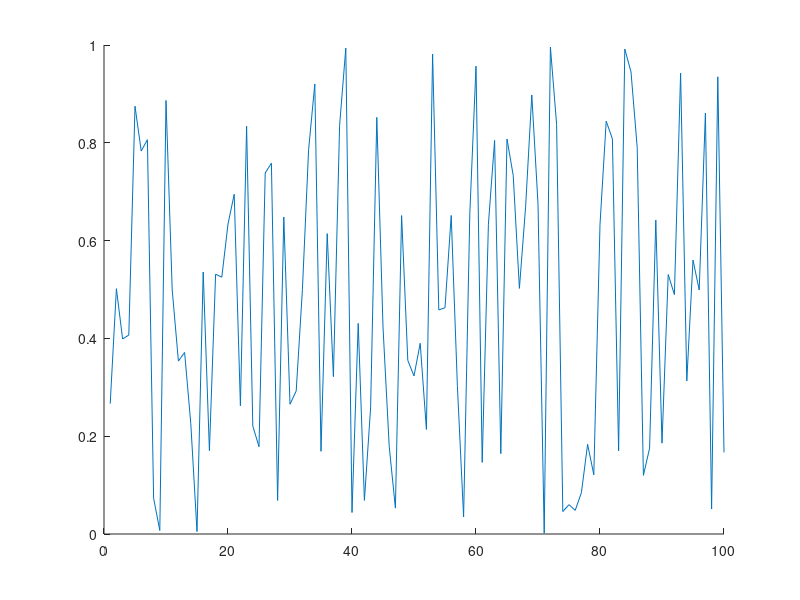

Here is the MATLAB script that generated this plot: (Note: this script raises an error after producing the figure.)
clc
close all
clear

if isfolder('pics') == 0
    mkdir('pics')
end

x = 1:100;
y = rand(100,1);
idxmin = find(y == max(y));
idxmax = find(y == min(y));
txt = ['\leftarrow y = ',int2str(max(y))];
hold on
plot(x,y)
plot(x,y,'o','MarkerIndices',[idxmin idxmax],'MarkerFaceColor','red','MarkerSize',5)
t = text(idxmax,y(idxmax),txt);
t.Color = [153/255 153/255 255/255];
hold off
legend('random plot [0:1]');
print -dpng ./pics/test.png
close
%% testing plot function
clc

x = [0:0.01:2*pi];
y = sin(x);
yCmp = cos(x);
string = 'My test plot';
p_title = 'test_print';
t="";

% test = myplot(x,y,string,p_title);
test2 = superplot(x,y,'plotName',"My super plot",'figureName',"super_plot");
test3 = superplot(x,y,'cmpYLegend',"cos(x)",'figureName',"cosxVsSinx",'cmpY',yCmp,'yLegend',"sin(x)",'yName',"Amplitude",'xName',"Samples NOT normalized to 2\pi", ...
    'plotName',"Plotting cos(x) against sin(x)");
close(test2);
close(test3);
test4 = superplot(x,y);

testV = ones(1,1);
testV(2) = 5;

%% testing MER loop
% clear
clc
close all
clear

idx = 1;
for i = 0:200
    if ( rem((i-1)/4,1)==0 )
        validLen(idx) = i;
        idx = idx+1;
    end
end

% Constants are double-precision by default; N=85 found nothing
vec = [85 105];

% for im
    
% for i = vec(1):0.01:vec(1)
%     fprintf("i is %d coefficients\n",i);
% end
    
% for i = 0:2:10
%     fprintf("i SHOULD be EVEN and is %d\n",i);
% end

%coefficients have to be even and divisible by span w/no remainder LOOK
%INTO THIS
%beta MUST be greater than 0
[MER_out, betaTX_out, betaRCV_out, coeff_out] = MER_opt('Nsps',4,'numCoeffs',vec,'betaTX',[0.1 0.0001 0.2],'betaRCV',[0.1 0.0001 0.2],'MER',50);
% [MER_out, betaTX_out, betaRCV_out, coeff_out] = MER_opt('Nsps',4,'numCoeffs',[25 77],'betaTX',[.01 0.01 .16],'betaRCV',[0.12 0.01 0.34],'MER',40);

% last = find(~MER_out,1);
fileID = fopen('GSM_parameters.txt','w');
cBeta = char(hex2dec('03b2'));
fprintf(fileID,'%10s %10s %10s %10s\r\n','MER', 'betaTX', 'betaRCV', 'length');
% A = [MER_out(1:last-1); betaTX_out(1:last-1); betaRCV_out(1:last-1); coeff_out(1:last-1)];
A = [MER_out; betaTX_out; betaRCV_out; coeff_out];
fprintf(fileID,'%10.6f %10.6f %10.6f %8.0f\r\n',A);
fclose(fileID);

% c_idx = find(coeff_out==121);
% max_121 = max(MER_out(c_idx(1):c_idx(end)));
% desired_121 = find(MER_out>=54.0679);

DONE = ones(10,1);
finish = sum(DONE(1:5));

%% MER calc
% clc
% clear all
% close all
% den = [-0.001473028462308   0.005666223150735  -0.019416661964618  -0.041188246018261   0.083990599017613  -0.169565530125065   0.900837427479342 ...
%     0.311842632473442  -0.140969388867244   0.099871376920441  -0.088049305611010   0.023834632003521  -0.009447343197004   0.002953619390284]
% 
% pk = 0.99924965776672958;
% 
% 10*log10(pk^2/sum(den.^2));

%% Measuring OOB requirements
clear 
close all
clc
cBeta = char(hex2dec('03b2'));

format long
% window designer from 0 to pi
% load('KaisWin.mat');
% load('windowKais101.mat');

% fileID = fopen('GSM_parameters_89-121_B1-0.001-2.txt'); %89-121.txt
% fileID = fopen('GSM_parameters_73-81.txt'); %73-81.txt
fileID = fopen('GSM_parameters_85-105_B1-0.0001-2.txt'); %85-105_B1-0.0001-2.txt
formatSpec = '%s';
N = 4;
C_text = textscan(fileID,formatSpec,N);
C_data0 = textscan(fileID,'%f %f %f %f');
fclose(fileID);


fileID = fopen('MOAP.txt','A');
cBeta = char(hex2dec('03b2'));
% ********************** Comment this out after first run ***********
% fprintf(fileID,'%10s %10s %10s %10s %10s %10s %10s %10s %10s %10s \r\n','MER', 'betaTX', 'betaRCV', 'length', 'idx TX & RCV', 'OB1', 'OB2', 'OB3','b Kaiser','weight');

vTX_B=C_data0{1,2}.'; vRCV_B=C_data0{1,3}.'; vLen=C_data0{1,4}.';
% idx_89=find(vLen==89); idx_93=find(vLen==93); idx_97=find(vLen==97); idx_101=find(vLen==101); idx_109=find(vLen==109);  %89-121.txt
% idx_73=find(vLen==73); idx_81=find(vLen==93); idx_97=find(vLen==97); idx_101=find(vLen==101); idx_109=find(vLen==109);  %73-81.txt
idx_85=find(vLen==85); idx_89=find(vLen==89); idx_93=find(vLen==93); idx_97=find(vLen==97); idx_101=find(vLen==101); idx_105=find(vLen==105); idx_109=find(vLen==109);  %85-105_B1-0.0001-2.txt

% #TX&RCV length; RCV rolloff here
% beta = 0.146600;  %trial 1
% N = 65;
% beta = 0.116400;    %trial 2
% N = 73;
% beta = 0.144400;   %trial 3
% N = 121;
% beta_Rcv = 0.188000;     %trial 18 i stop counting bruh
% N = 101;
% beta_Rcv = vRCV_B;     %trial 18 i stop counting bruh
% N = 93;


% digital angular frequency, w (rads/sample)
% w = [0:0.001:1000]/1000*pi; %0-0.5
w = [0:0.001:2000]/1000*pi; %one whole cycle

N = 101;
Nsps = 4;
span = (N-1)/4;
for bk = 1.5:0.01:2
% for bk = 0.3:0.1:0.3
% for bk = 0:0.01:2
% for bk = 1:1
% for bk = 2:0.1:2
    for idx_TXnRCV = idx_101(1):(idx_101(end))
%     for idx_TXnRCV = idx_93(4):(idx_93(5))
%     for idx_TXnRCV = idx_97(1):(idx_97(1))
%     for idx_TXnRCV = 505:513
        b_nom = vTX_B(idx_TXnRCV);
        beta_Rcv = vRCV_B(idx_TXnRCV);
        GSM = rcosdesign(beta_Rcv,span,Nsps);
        wn = kaiser(length(GSM), bk);
%         wn = WinKaiser;
%         h_TX = GSM.*wn.';
        h_TX = rcosdesign(b_nom,span,Nsps).*wn.';
        h_GSM = GSM;

        % SRRC is a square root nyquist filter; firpm also
        % creates a sqrt nyquist filter
        M=N-1; Nsps=4; span=M/Nsps;
        fc=1/2/Nsps; fp=(1-b_nom)*fc; fs=(1+b_nom)*fc;
        fb = [0 fp fc fc fs .5]*2;
        a = [1 1 1/sqrt(2) 1/sqrt(2) 0 0];
        % wght vector needs to 2.4535 for passband
        wght = [2.4535 1 20];   %10 for N=97; 20 for N=91-89; 40 for N>90
        h_pps = firpm(M,fb,a,wght);

        % window
        h_pps = h_pps.*wn.';
    %     h_pps = h_pps;

        % estimate order of SR Nyquist filter | ford=fb(2:end-1);aord=[1 1/sqrt(2) 0];sb=10^(-58/20);dev=[sb 0.02 sb];M_est=firpmord(ford,aord,dev);
        H_srrc = freqz(h_TX,1,w); H_pps = freqz(h_pps,1,w);

        % mag_H = 20*log10(abs(H));
        sam_r8 = 6.25;
        mag_H = 20*log10(abs(H_pps));
        bb_bnd=(1+.12)/2/Nsps; OB1_bnd=bb_bnd+(.22/sam_r8); OB2_bnd=OB1_bnd+(1.53/sam_r8); OB3_bnd=OB2_bnd+(1.75/sam_r8);
        baseband_ind = find( w/2/pi <= bb_bnd);
        OB1_ind = find(w/2/pi>bb_bnd & w/2/pi<=OB1_bnd);
        OB2_ind = find(w/2/pi > OB1_bnd & w/2/pi <= OB2_bnd);
        OB3_ind = find(w/2/pi > OB2_bnd & w/2/pi <= OB3_bnd);

        conv2mW = @(x) 10.^(x/20);
        conv2dBm =  @(x) 20.*log10(x);

        % For power, do i need to account for limits of SA
        spec_mW = sum(conv2mW(mag_H));
        bb_mW = sum(conv2mW(mag_H(baseband_ind(1):baseband_ind(end))));
        OB1_mW = sum(conv2mW(mag_H(OB1_ind(1):OB1_ind(end))));
        OB2_mW = sum(conv2mW(mag_H(OB2_ind(1):OB2_ind(end))));
        OB3_mW = sum(conv2mW(mag_H(OB3_ind(1):OB3_ind(end))));

        spec_dBm = conv2dBm(spec_mW);
        bb_dBm = conv2dBm(bb_mW);
        OB1_dBm = conv2dBm(OB1_mW);
        OB2_dBm = conv2dBm(OB2_mW);
        OB3_dBm = conv2dBm(OB3_mW);

        OB1_58 = bb_dBm-OB1_dBm;
        OB2_60 = bb_dBm-OB2_dBm;
        OB3_63 = bb_dBm-OB3_dBm;

        % can cascade firpm sqrt w/srrc, center coeff
        % isn't one BUT even symmetric
        cascade = conv(h_pps,GSM);
        cascade_SRRC = conv(GSM,GSM);

        num = cascade(N);
        den = zeros(floor(length(cascade)/Nsps),1);
        idx = 1;
        cnt = 0;
        for i = 1:length(cascade)
            if cnt == 0 && i ~= N
                den(idx) = cascade(i);
                cnt = cnt + 1;
                idx = idx + 1;
            elseif cnt >= Nsps-1
                cnt = 0;
            else
                cnt = cnt + 1;
            end
        end
        MER_theo = 10*log10( num^2/sum(den.^2) );
%         future considerations append to txtfile
        if OB1_58 > 58 && OB2_60 > 60 && OB3_63 > 63 && MER_theo >= 40
            fprintf("\n*************MET SPEC*************************\n");
            fprintf("TX's %s: %1.4f | RCV's %s: %1.4f | idx TX & RCV: %d\n",cBeta,b_nom,cBeta,beta_Rcv,idx_TXnRCV);
            fprintf("OB1: %2.6f | OB2: %2.6f | OB3: %2.6f | MER: %2.6f | Bk: %2.4f | Beta nominal: %2.4f | \n",OB1_58,OB2_60,OB3_63,MER_theo,bk, b_nom);
            fprintf("baseband bnd frequency: %2.4f | OB1 bnd frequency: %2.4f | OB2 bnd frequency: %2.4f | OB3 bnd frequency: %2.4f |\n", bb_bnd, OB1_bnd, OB2_bnd, OB3_bnd);
            fprintf("weight: ");disp(wght);
%             fprintf('MER', 'betaTX', 'betaRCV', 'length', 'idx TX & RCV', 'OB1', 'OB2', 'OB3','beta Kaiser','weight');
            A=[MER_theo, b_nom, beta_Rcv, N, idx_TXnRCV, OB1_58, OB2_60, OB3_63, bk, wght(3)];
            fprintf(fileID,'%10.6f %10.6f %10.6f %10d %10d %10.6f %10.6f %10.6f %10.6f %10d \r\n',A);
        end
    end
end
fclose(fileID);

TX_MR = superplot(w/2/pi,20*log10(abs(H_pps)),'plotName',"Magnitude Response of PPS",'figureName',"PracticalPSResp",'yName',"Magnitude (dB)",...
    'xName',"Frequency (cycles/sample)",'yLegend',"SQRT FIRPM",'cmpY',20*log10(abs(H_srrc)),'cmpYLegend',"SRRC",...
    'plotAxis',[0 w(end)/2/pi -150 10]);
hold on
% OOB requirement 1
plot([bb_bnd bb_bnd],[-200 -58],'--k');
plot([bb_bnd OB1_bnd],[-58 -58],'--k');
plot([OB1_bnd OB1_bnd],[-200 -58],'--k');
% OOB requirement 2
plot([OB1_bnd OB1_bnd],[-200 -60],':R');
plot([OB1_bnd OB2_bnd],[-60 -60],':R');
plot([OB2_bnd OB2_bnd],[-200 -60],':R');
% OOB requirement 3
plot([OB2_bnd OB2_bnd],[-200 -63],'g');
plot([OB2_bnd OB3_bnd],[-63 -63],'g');
plot([OB3_bnd OB3_bnd],[-200 -63],'g');
legend('Sqrt firpm','SRRC','OB1','OB1','OB1','OB2','OB2','OB2','OB3','OB3','OB3');
hold off
location = strcat('./pics/','PracticalPSResp','.png');
print(TX_MR, '-dpng', location);
% close(TX_MR);

% scale desired coefficients
maxi = sum(abs(h_pps));
scaling = (1-2^-17)/maxi;

h_pps_1s17= round(h_pps*scaling*2^17);
if sum(abs(h_pps_1s17/2^17) > 1-2^-17)
    fprintf("Error need to scaled down h_pps more\n");
    return
end

h_pps_coeffs = unique(h_pps_1s17,'stable');


%% Test cascade
clear 
% close all
clc

coeff = 65;
Nsps = 4;
beta_Rcv = 0.146600;

span = (coeff-1)/Nsps;
rcv = rcosdesign(beta_Rcv, span, Nsps);

% SR Nyquist filter
bb = 2.0; spans = 25;
M = coeff-1;
fc = 1/(2*Nsps);fp=(1-.12)*fc; fs=(1+.12)*fc;
fb = [0 fp fc fc fs .5]*2;
a = [1 1 1/sqrt(2) 1/sqrt(2) 0 0];
wght = [2.4535 1 1];
h_pps=firpm(M,fb,a,wght);
w = [0:0.001:1000]/1000*pi;
wnNorm=kaiser(coeff,2.0);
wnGr=kaiser(coeff,3);
wnLT=kaiser(coeff,1);

H_pps = freqz(h_pps,1,w);
H_ppsGrBk=freqz( conv(h_pps,wnGr),1,w );
H_ppsNormBk=freqz( conv(h_pps,wnNorm),1,w );
H_ppsLTBk=freqz( conv(h_pps,wnLT),1,w );

figName="PPS_with_65coeffs";
pps_plot = superplot(w/2/pi,20*log10(abs(H_pps)),'cmpY',20*log10(H_ppsNormBk),'figureName',figName,...
    'plotAxis',[0 0.5 -100 40]);
hold on
plot(w/2/pi,20*log10(abs(H_ppsGrBk)),"-.g");
plot(w/2/pi,20*log10(abs(H_ppsLTBk)),"--m");
legend('beta=0','beta=2.0','beta=3','beta=1');
hold off
location = strcat('./pics/',figName,'.png');
print(pps_plot, '-dpng', location);

% Too much theory to figure out MER for LPF

%% Test PPS_opt
% clc
% clear 
% close all
% 
% % Constants are double-precision by default
% vec = [65 129];
% 
% [MER_out, betaTX_out, betaRCV_out, coeff_out, betaKais_out] = PPS_opt('Nsps',4,...
%     'numCoeffs',vec,'betaTX',[0 0.001 0.2],'betaRCV',[0.12 0.01 0.12],'MER',40,'betaKais',[0 0.01 10]);

%% File IO
clear all
close all
clc

fileID = fopen('GSM_parameters_SRRC.txt');
formatSpec = '%s';
N = 4;
C_text = textscan(fileID,formatSpec,N);
C_data0 = textscan(fileID,'%f %f %f %f');
fclose(fileID);

%% Designing polyphase filter
clear;close all;clc; load('validLen.mat');

beta_Rcv=0.12; N=21; Nsps=4; span=(N-1)/4;

% rcv = rcosdesign(beta,span, Nsps);
load('rcv.mat');
worse_case_output = sum(abs(rcv));
scaling = (1-2^-17)/worse_case_output;
rcv_1s17=round( rcv*scaling*2^17 );tx=rcv;

sym_mults=round(length(rcv)/2);
poly_mults=sym_mults/Nsps;

%% Testing roll off cascaded
clc; clear; close all;

N=41; Nsps=4; span=(N-1)/4;

rcv = rcosdesign(0.1,span, Nsps); tx = rcosdesign(0.08,span, Nsps);
cascade=conv(rcv,tx);

figure(1);
hold on
title('Different beta');
stem(1:N,rcv);
stem(1:N,tx)
stem(1:2*N-1,cascade);
legend('RCV','TX','Cascade'); grid;
hold off

figure(2);
hold on
title('Same beta');
stem(1:N,rcv);
stem(1:2*N-1,conv(rcv,rcv));
legend('RCV','Cascade'); grid;
hold off

% SRRC is a square root nyquist filter; firpm also
% creates a sqrt nyquist filter
M=N-1; Nsps=4; span=M/Nsps; b_nom=0.1;
fc=1/2/Nsps; fp=(1-b_nom)*fc; fs=(1+b_nom)*fc;
fb = [0 fp fc fc fs .5]*2;
a = [1 1 1/sqrt(2) 1/sqrt(2) 0 0];
% wght vector needs to 2.4535 for passband
wght = [2.4535 1 1];
tx_pm = firpm(M,fb,a,wght);
cascade_pm = conv(tx_pm,rcv);
cascade_rcv = conv(rcv,rcv);

figure(3);
subplot(2,1,1);
hold on
stem(1:N,tx_pm);
stem(1:2*N-1,cascade_pm);
title('firpm');
hold off
subplot(2,1,2);
hold on
stem(1:N,rcv);
stem(1:2*N-1,cascade_rcv);
title('traditional RC');
hold off
% legend('RCV','TX','Cascade'); grid;

figure(4)
stem(1:31,rcosdesign(0.25,(31-1)/4,4));

%% Polyphase Time-SHaring Decimator design
clear
clc
format longG
srrc = round(rcosdesign(0.2,(93-1)/4,4).'*2^17);

N=93;
a_sym_mults = round(N/2);
a_poly_mults = round(a_sym_mults/4);
a_time_share_mults = round(a_poly_mults/4); % use 4x faster clk to do operation

out_ds = zeros(N,N); out_ds(1,1)=1;

% let row=sample & col=y_ds
for row=1:N
    for col=1:N
%         fprintf("row: %d | col: %d | val: %d\n",row,col,row*col);
%         out_ds(row,col)=row*col;
        if row==col&&col==1
%             fprintf("row: %d | col: %d | val: %d\n",row,col,1);
            out_ds(row,col)=row*col;
        elseif col==1&&row~=1
%             fprintf("row: %d | col: %d | val: %d\n",row,col,out_ds(row-1,col)+1);
            out_ds(row,col)=out_ds(row-1,col)+1;
        else
%             fprintf("row: %d | col: %d | val: %d\n",row,col,out_ds(row,col-1)-1);
                if out_ds(row,col-1)-1>0
                    out_ds(row,col)=out_ds(row,col-1)-1;
                else
                    out_ds(row,col)=0;
                end
        end
    end
end

for row=1:N
    for col=1:N
        if out_ds(row,col)==0 || out_ds(row,col)>round(N/2)
            N=N;
        elseif out_ds(row,col)==1
            fprintf("y%dh%d\n",col,out_ds(row,col));
        else
            fprintf("y%dh%d ",col,out_ds(row,col));
        end
    end
end

%% Test append
fileID = fopen('append.txt','A');
cBeta = char(hex2dec('03b2'));
fprintf(fileID,'%10s %10s %10s %10s\r\n','MER', 'betaTX', 'betaRCV', 'length');
% A = [MER_out(1:last-1); betaTX_out(1:last-1); betaRCV_out(1:last-1); coeff_out(1:last-1)];
MER_out=[1 2 3 4]; betaTX_out=1:4; betaRCV_out=1:4; coeff_out=1:4;
A = [MER_out; betaTX_out; betaRCV_out; coeff_out];
for i=1:4
    fprintf(fileID,'%10.6f %10.6f %10.6f %8.0f\r\n',A(i,i));
end
fclose(fileID);
